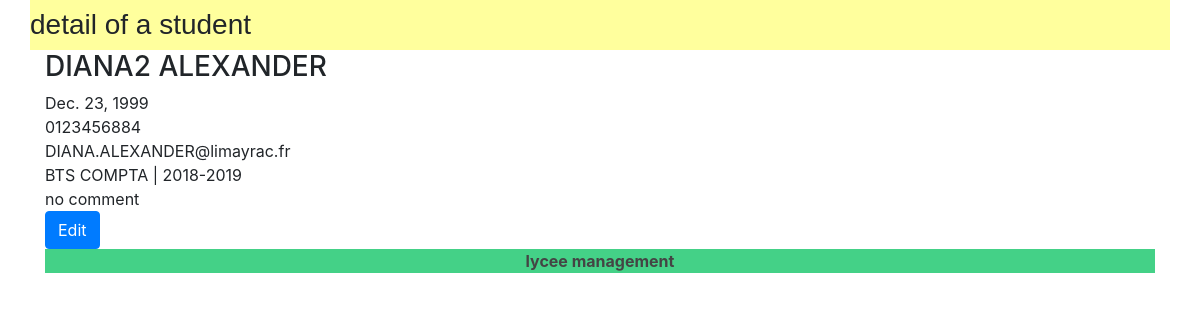
The app's page /lycee/student/150 with its own data.
### lycee/models.py (models this page shows, shortened)
class Student(models.Model):
  first_name = models.CharField(
    max_length = 50,
    blank = False,
    null = False
  )
  birth_date = models.DateField(
    verbose_name= 'date of birth',
    blank = False,
    null = False
  )
  last_name = models.CharField(
    max_length = 255,
    blank = False,
    null = False,
    help_text = "last name",
    default= '???'
  )
  phone = models.CharField(
    max_length = 10,
    verbose_name = "phone number of student",
    blank = False,
    null = False,
    help_text = "phone number of student",
    default= '0123456789'
  )
  email = models.CharField(
    max_length = 255,
    verbose_name = "email of student",
    blank = False,
    null = False,
    help_text = "email of student",
    default = 'a@a.fr'
  )
  comments = models.CharField(
    max_length = 255,
    verbose_name = "comments of student",
    blank = True,
    null = False,
    help_text = "comments of student",
    default = '...'
  )
  cursus = models.ForeignKey(
    Cursus,
    on_delete = models.CASCADE,
    null = True
  )

class Cursus(models.Model):
  name = models.CharField(
    max_length = 50,
    blank = False,
    null = True,
    default = 'aucun'
  )
  year_from_bac = models.SmallIntegerField(
    help_text = 'year since the bac',
    verbose_name = 'year',
    blank = False,
    default = 0
  )
  scholar_year = models.CharField(
    max_length = 9,
    blank = False,
    null = True,
    default= '0000-0001'
  )
  def __str__(self):
    return '{} | {}'.format(self.name,self.scholar_year)

### lycee/views.py (the view)
# urls.py: path('lycee/student/<int:student_id>',views.detail_student,name='detail_student'),
def detail_student(request,student_id):
  result_list = Student.objects.get(pk=student_id)
  context = {
    'liste' : result_list,
  }
  return render(request,'lycee/student/detail_student.html',context)

### lycee/templates/lycee/student/detail_student.html (shortened to what this page needs)
{% extends "master.html" %} {% load static %} {% if liste %} {% block title %}
<h3>detail of a student</h3>
{% endblock %} {% block content %}
<div class="container">
	<div class="row">
		<div class="col">
			<h3>{{liste.first_name}} {{liste.last_name}}</h3>
			{{liste.birth_date}}
			{{liste.phone}}
			{{liste.email}}
			{{liste.cursus}}
			{{liste.comments}}
		</div>
	</div>
	<a class="btn btn-primary" href="edit/{{ liste.pk }}" role="button">Edit</a>
</div>
{% endblock %} {% else %}
<p> No cursus to show .</p>
{% endif %}

### lycee/static/lycee/style.css (style rules this page uses)
a { color : #444444; }
html { position: relative; min-height: 100%; }

### records on screen
Student: first_name "DIANA2", last_name "ALEXANDER", birth_date "Dec. 23, 1999", phone "0123456884", email "DIANA.ALEXANDER@limayrac.fr", cursus "BTS COMPTA | 2018-2019", comments "no comment"
